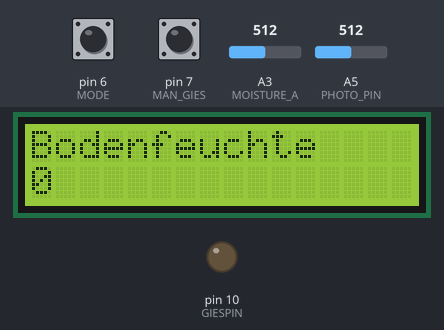
The sketch below on a simulated Arduino Uno, built with avr-gcc and run on an emulated ATmega328P. Shown: 16×2 character LCD, output pins drawn as LEDs (lit = HIGH). The inputs (shaded band) are chosen by the test bench; at power-on: pin 6 (MODE) HIGH, A3 (MOISTURE_A) = 512, pin 7 (MAN_GIES) HIGH, A5 (PHOTO_PIN) = 512.

Above: at 1.2 s.
1.3 s: pin 6 (MODE) pulled LOW for 0.15 s
At 1.7 s:
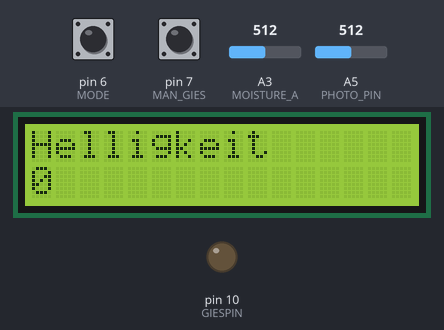
2.9 s: pin 6 (MODE) pulled LOW for 1 s
At 4.3 s:
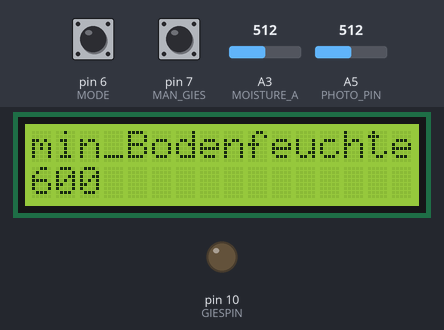
5.4 s: pin 6 (MODE) pulled LOW for 0.15 s
At 6.2 s:
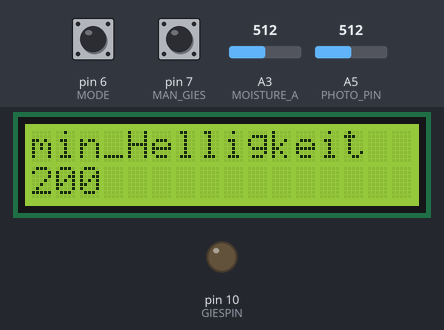
7.0 s: pin 6 (MODE) pulled LOW for 3.2 s
At 7.4 s:
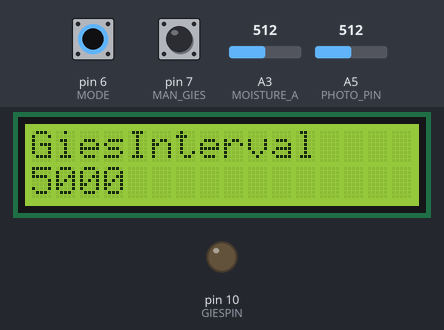
11.7 s: pin 6 (MODE) pulled LOW for 0.15 s
At 12.2 s:
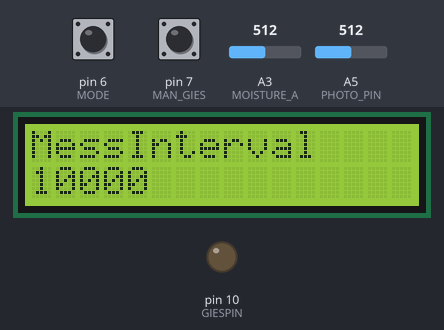
13.3 s: A3 (MOISTURE_A) set to 610
At 21.3 s:
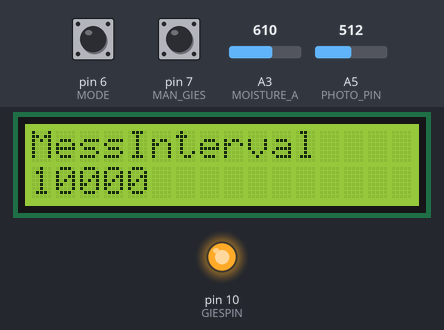
Timing chart, 0 to 31.5 s (numbered marks = the images above; inputs shaded):
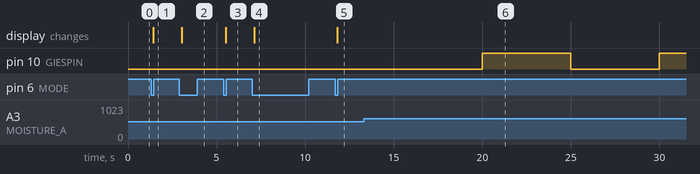

The sketch:

V1__Micro.ino
```cpp
// Bodenfeuchtigkeitssensor liegt auf A0
//I2C auf A4 (SDA) und A5 (SCL)

//fuer i2c
#include <Wire.h>

//Libary from: https://github.com/fdebrabander/Arduino-LiquidCrystal-I2C-library
#include <LiquidCrystal_I2C.h>

#include <Bounce2.h>

//Pindefinition fuer Ardoino_Micoro
//Giespin
#define GIESPIN 10
//Feuchtigkeitssensor
#define MOISTURE_A A3  //Analog
#define MOUSTURE_D A4  //Digial
//PhotoSensor
#define PHOTO_PIN A5
//ModeTaster
#define MODE 6    //Dispaly An und Mode durchschalten
//Manuelles Gießen
#define MAN_GIES 7
//Anzahl der Modes die im Display angezeigt werden.
#define ANZAHL_MODE 8

//Definition Funktionen
LiquidCrystal_I2C lcd(0x27, 16, 2, LCD_5x8DOTS);  // Set the LCD I2C address
Bounce tAnzeige = Bounce();
Bounce tManGiesen = Bounce();

void programm(void);
void messung (void);
void modeTaster(void);
void giesTaster(void);
void testGiesen(void);

void giesen(boolean wasser);
void printLCD(int mode);


void setup(){
 Serial.begin(9600);
 lcd.begin();

 pinMode(GIESPIN, OUTPUT);
 pinMode(MODE, INPUT_PULLUP);      //Taster fuer Anzeige
 pinMode(MAN_GIES, INPUT_PULLUP);  //Taster fuer mauelles Giesen

 tAnzeige.attach(MODE);
 tAnzeige.interval(100);
 tManGiesen.attach(MAN_GIES);
 tManGiesen.interval(100);


}
//Variablen
int giesInterval = 5000;
int messInterval = 10000; //spaeter alle 4 std
int minFeuchtigkeit = 600;
int minHelligkeit = 200;
int displayTimeout = 30000;
boolean helligkeitOff = true;      //deaktivert den Helligkeitssensor --> giest immer wenn die minFeuchtigkeit unterschirtten wird egal welche Helligkeit.

boolean backlight_OFF = false;

int aktFeuchtigkeit = 0;
int aktHelligkeit = 0;
int mode=1;
boolean neueMesswerte = false;
boolean startGiesIntervall = true;  //Gibt an, ob dies der erste durchlauf in einem Giesintervall ist.
unsigned long prevMessung = 0;
unsigned long startIntervall = 0;
unsigned long prevDisplayTimeout = 0;
//Variablen

void loop(){

programm();
}

void programm(){

messung();
modeTaster();
giesTaster();

testGiesen();
printLCD(mode);
}


void testGiesen(){
//Neues Messergebniss ist vorhanden.
  if (neueMesswerte){

       //Messwerte Zeigen, es muss gegossen werden und es ist nicht Nacht.
       //Muss gegossen werden aber es ist nicht Hell genug, so wird neuer Messwert nicht zurückgesetzt,
       //sodass diese Abfrage solange wiederholt wird bis die Helligkeitsbedingung erfüllt ist.
       //helligkeitOff ueberbrueckt den Helligkeitssensor, wenn dies gewuenscht ist.
       if (aktFeuchtigkeit >= minFeuchtigkeit && (aktHelligkeit >= minHelligkeit || helligkeitOff)){
           //zu beinn jedes Giesintervalls muss der Startwert gesetzt werden
         giesen(true);

           if (startGiesIntervall){
             startIntervall = millis();
             startGiesIntervall = false;
           }
           //Stoppt giesen wenn giesIntervall erreicht und qutiert den Messwert als bearbeitet.
           if((millis()- startIntervall)>=giesInterval){
             giesen(false);
             neueMesswerte = false;
             startGiesIntervall = true;
           }


         }
         //Messwert Zeigt, es muss nicht geossen werden
         else if(aktFeuchtigkeit < minFeuchtigkeit){
           neueMesswerte = false;
           giesen(false);
         }

  }

}


//liest Tastendruck, erneuert die Messwerte und übergibt die Werte das LCD-Dispaly
void modeTaster(){

  tAnzeige.update();

  if (tAnzeige.fell() ){
    //zuruecksezten des DisplyTimer, damit das Display an beleibt wenn man die taste drueckt.
    prevDisplayTimeout = millis();
    if (backlight_OFF){
      lcd.backlight();
      backlight_OFF = false;
    }
    else{
      lcd.backlight();
      mode = (mode + 1) % ANZAHL_MODE;
    }
  }
}
//giest solange, solange der Taster gedrückt wird.
void giesTaster(){
 tManGiesen.update();
   if (tManGiesen.fell() ){
     giesen(true);
   }
   else if (tManGiesen.rose() ){
     giesen(false);
   }
}

void giesen(boolean wasser){
  //Starten und Stoppt die Pumpe.
  if (wasser == true){
   digitalWrite(GIESPIN, HIGH);
   //lcd.noBacklight();
  }
  else{
   digitalWrite(GIESPIN, LOW);
   //lcd.backlight();
  }
}

void messung (){
  //Liest die Sensoren aus und schreibt werte in globale Variablen.

  if ((millis()-prevMessung) >= messInterval){
    aktFeuchtigkeit = analogRead(MOISTURE_A);
    aktHelligkeit = analogRead(PHOTO_PIN);
    neueMesswerte = true;    //zeigt an, dass neue Messwerte vorhanden sind
    prevMessung = millis();
  }
}

String line1;
String line1old;
String line2;
String line2old;

void printLCD(int mode) {
  switch (mode){
  case 0:
    lcd.noBacklight();
    line1 = "";
    line2 = "";
    break;
  case 1:
    line1 = "Bodenfeuchte";
    line2 = String(aktFeuchtigkeit);
    break;
  case 2:
    line1 = "Helligkeit";
    line2 = String(aktHelligkeit);
    break;
  case 3:
    line1 = "min_Bodenfeuchte";
    line2 = String(minFeuchtigkeit);
    break;
  case 4:
    line1 = "min_Helligkeit";
    line2 = String(minHelligkeit);
    break;
  case 5:
    line1 = "GiesInterval";
    line2 = String(giesInterval);
    break;
  case 6:
    line1 = "MessInterval";
    line2 = String(messInterval);
    break;
  case 7:
    line1 = "Helligkeitssensor";
    if(helligkeitOff){
      line2 = "Deaktiviert";
    }
    else {
       line2 = "Aktiviert";
    }
    break;
}

  if (line1 != line1old || line2 != line2old) {
    //lcd.backlight();
    lcd.clear();
    lcd.setCursor(0, 0);
    lcd.print(line1);
    lcd.setCursor(0, 1);
    lcd.print(line2);
    line1old = line1;
    line2old = line2;
  }

  if ((millis()-prevDisplayTimeout)>= displayTimeout){
    lcd.noBacklight();
    backlight_OFF = true;
    prevDisplayTimeout = millis();
  }
}
```

Measured:
- after the input at 1.3 s, the display: changes after 0.12 s (image 1)
- after the input at 2.9 s, the display: changes after 0.12 s (image 2)
- after the input at 5.4 s, the display: changes after 0.12 s (image 3)
- after the input at 7.0 s, the display: changes after 0.12 s (image 4)
- after the input at 11.7 s, the display: changes after 0.12 s (image 5)
- after the input at 13.3 s, pin 10 (GIESPIN): LOW → HIGH after 6.7 s, → LOW 5.0 s later, → HIGH 5.0 s later
